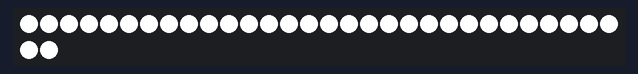
Recording of a sketch running on a simulated Arduino Uno, built with avr-gcc and run on an emulated ATmega328P. Parts: 32 RGB LEDs in strip order, left to right, continuing on the next row. Dim RGB values are drawn brighter than linear.

Above: at 0.28 s.
At 0.68 s:
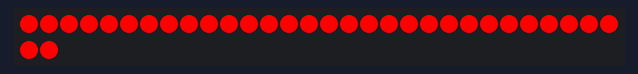
At 1.08 s:
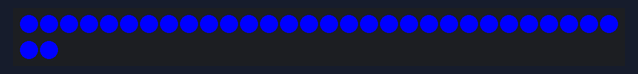
At 1.48 s:
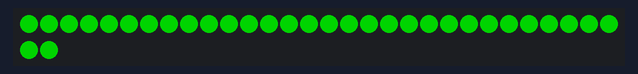

Measured:
- by itself, everything shown: repeats every 1.6 s, in 4 steps
- what the display in image 1 shows lasts 0.4 s, from 0.5 s to 0.9 s

The sketch:

_2811.ino
```cpp
#include <FastLED.h>
#define NUM_LEDS 32
#define DATA_PIN 6
CRGB leds[NUM_LEDS];

void setup() {
  // put your setup code here, to run once:
  FastLED.addLeds<NEOPIXEL, DATA_PIN>(leds, NUM_LEDS);

}

void loop() {
  // put your main code here, to run repeatedly:
    for(int dot = 0; dot < NUM_LEDS; dot++) {
            leds[dot] = CRGB::White;
            FastLED.show();
            // clear this led for the next time around the loop
            //leds[dot] = CRGB::Black;
            //delay(30);
        }
        delay(1);
        for(int dot = 0; dot < NUM_LEDS; dot++) {
            leds[dot] = CRGB::Red;
            FastLED.show();
            // clear this led for the next time around the loop
            //leds[dot] = CRGB::Black;
            //delay(30);
        }
         delay(1);
        for(int dot = 0; dot < NUM_LEDS; dot++) {
            leds[dot] = CRGB::Blue;
            FastLED.show();
            // clear this led for the next time around the loop
            //leds[dot] = CRGB::Black;
            //delay(30);
        }
         delay(1);
        for(int dot = 0; dot < NUM_LEDS; dot++) {
            leds[dot] = CRGB::Green;
            FastLED.show();
            // clear this led for the next time around the loop
            //leds[dot] = CRGB::Black;
            //delay(30);
        }
        delay(1);

}
```
